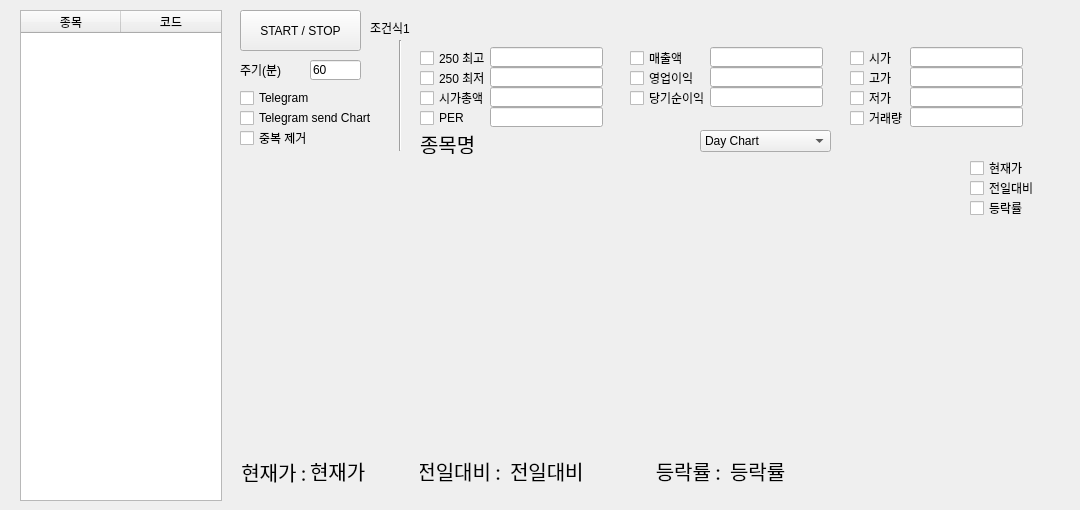
    <widget class="QWidget" name="tab_2">
     <attribute name="title">
      <string>조건식1</string>
     </attribute>
     <widget class="QTableWidget" name="tw_con_exp_1">
      <property name="geometry">
       <rect>
        <x>20</x>
        <y>10</y>
        <width>202</width>
        <height>491</height>
       </rect>
      </property>
      <property name="editTriggers">
       <set>QAbstractItemView::AnyKeyPressed|QAbstractItemView::EditKeyPressed</set>
      </property>
      <attribute name="verticalHeaderVisible">
       <bool>false</bool>
      </attribute>
      <column>
       <property name="text">
        <string>종목</string>
       </property>
      </column>
      <column>
       <property name="text">
        <string>코드</string>
       </property>
      </column>
     </widget>
     <widget class="QPushButton" name="pb_con_exp_start_1">
      <property name="geometry">
       <rect>
        <x>240</x>
        <y>10</y>
        <width>121</width>
        <height>41</height>
       </rect>
      </property>
      <property name="text">
       <string>START / STOP</string>
      </property>
     </widget>
     <widget class="QLineEdit" name="le_con_exp_cycle_1">
      <property name="geometry">
       <rect>
        <x>310</x>
        <y>60</y>
        <width>51</width>
        <height>20</height>
       </rect>
      </property>
      <property name="text">
       <string>60</string>
      </property>
     </widget>
     <widget class="QLabel" name="label">
      <property name="geometry">
       <rect>
        <x>240</x>
        <y>60</y>
        <width>56</width>
        <height>20</height>
       </rect>
      </property>
      <property name="text">
       <string>주기(분)</string>
      </property>
     </widget>
     <widget class="QCheckBox" name="cb_con_exp_telegram_1">
      <property name="geometry">
       <rect>
        <x>240</x>
        <y>90</y>
        <width>121</width>
        <height>16</height>
       </rect>
      </property>
      <property name="text">
       <string>Telegram</string>
      </property>
     </widget>
     <widget class="QCheckBox" name="cb_con_exp_chart_1">
      <property name="geometry">
       <rect>
        <x>240</x>
        <y>110</y>
        <width>171</width>
        <height>16</height>
       </rect>
      </property>
      <property name="text">
       <string>Telegram send Chart</string>
      </property>
     </widget>
     <widget class="QLabel" name="lb_con_exp_name_1">
      <property name="geometry">
       <rect>
        <x>370</x>
        <y>20</y>
        <width>151</width>
        <height>16</height>
       </rect>
      </property>
      <property name="sizePolicy">
       <sizepolicy hsizetype="Preferred" vsizetype="Preferred">
        <horstretch>0</horstretch>
        <verstretch>0</verstretch>
       </sizepolicy>
      </property>
      <property name="text">
       <string>조건식1</string>
      </property>
     </widget>
     <widget class="QCheckBox" name="cb_con_exp_overlap_1">
      <property name="geometry">
       <rect>
        <x>240</x>
        <y>130</y>
        <width>121</width>
        <height>16</height>
       </rect>
      </property>
      <property name="text">
       <string>중복 제거</string>
      </property>
     </widget>
     <widget class="QComboBox" name="cb_con_exp_chart_save_1">
      <property name="geometry">
       <rect>
        <x>700</x>
        <y>130</y>
        <width>131</width>
        <height>22</height>
       </rect>
      </property>
      <item>
       <property name="text">
        <string>Day Chart</string>
       </property>
      </item>
      <item>
       <property name="text">
        <string>Week Chart</string>
       </property>
      </item>
      <item>
       <property name="text">
        <string>3 Month Chart</string>
       </property>
      </item>
      <item>
       <property name="text">
        <string>Year Chart</string>
       </property>
      </item>
     </widget>
     <widget class="QLabel" name="lb_con_exp_photo_1">
      <property name="geometry">
       <rect>
        <x>240</x>
        <y>160</y>
        <width>700</width>
        <height>291</height>
       </rect>
      </property>
      <property name="text">
       <string/>
      </property>
     </widget>
     <widget class="QCheckBox" name="cb_con_exp_value0_1">
      <property name="geometry">
       <rect>
        <x>420</x>
        <y>50</y>
        <width>101</width>
        <height>16</height>
       </rect>
      </property>
      <property name="text">
       <string>250 최고</string>
      </property>
     </widget>
     <widget class="QLabel" name="lb_con_exp_stock_name_1">
      <property name="geometry">
       <rect>
        <x>420</x>
        <y>133</y>
        <width>261</width>
        <height>21</height>
       </rect>
      </property>
      <property name="sizePolicy">
       <sizepolicy hsizetype="Preferred" vsizetype="Preferred">
        <horstretch>0</horstretch>
        <verstretch>0</verstretch>
       </sizepolicy>
      </property>
      <property name="font">
       <font>
        <family>행운가득</family>
        <pointsize>15</pointsize>
        <weight>50</weight>
        <bold>false</bold>
       </font>
      </property>
      <property name="text">
       <string>종목명</string>
      </property>
     </widget>
     <widget class="Line" name="line">
      <property name="geometry">
       <rect>
        <x>390</x>
        <y>40</y>
        <width>20</width>
        <height>111</height>
       </rect>
      </property>
      <property name="orientation">
       <enum>Qt::Vertical</enum>
      </property>
     </widget>
     <widget class="QCheckBox" name="cb_con_exp_value1_1">
      <property name="geometry">
       <rect>
        <x>420</x>
        <y>70</y>
        <width>101</width>
        <height>16</height>
       </rect>
      </property>
      <property name="text">
       <string>250 최저</string>
      </property>
     </widget>
     <widget class="QCheckBox" name="cb_con_exp_value2_1">
      <property name="geometry">
       <rect>
        <x>420</x>
        <y>90</y>
        <width>101</width>
        <height>16</height>
       </rect>
      </property>
      <property name="text">
       <string>시가총액</string>
      </property>
     </widget>
     <widget class="QCheckBox" name="cb_con_exp_value3_1">
      <property name="geometry">
       <rect>
        <x>420</x>
        <y>110</y>
        <width>101</width>
        <height>16</height>
       </rect>
      </property>
      <property name="text">
       <string>PER</string>
      </property>
     </widget>
     <widget class="QCheckBox" name="cb_con_exp_value4_1">
      <property name="geometry">
       <rect>
        <x>630</x>
        <y>50</y>
        <width>101</width>
        <height>16</height>
       </rect>
      </property>
      <property name="text">
       <string>매출액</string>
      </property>
     </widget>
     <widget class="QCheckBox" name="cb_con_exp_value5_1">
      <property name="geometry">
       <rect>
        <x>630</x>
        <y>70</y>
        <width>101</width>
        <height>16</height>
       </rect>
      </property>
      <property name="text">
       <string>영업이익</string>
      </property>
     </widget>
     <widget class="QCheckBox" name="cb_con_exp_value6_1">
      <property name="geometry">
       <rect>
        <x>630</x>
        <y>90</y>
        <width>101</width>
        <height>16</height>
       </rect>
      </property>
      <property name="text">
       <string>당기순이익</string>
      </property>
     </widget>
     <widget class="QCheckBox" name="cb_con_exp_value7_1">
      <property name="geometry">
       <rect>
        <x>850</x>
        <y>50</y>
        <width>101</width>
        <height>16</height>
       </rect>
      </property>
      <property name="text">
       <string>시가</string>
      </property>
     </widget>
     <widget class="QLineEdit" name="le_con_exp_value0_1">
      <property name="geometry">
       <rect>
        <x>490</x>
        <y>47</y>
        <width>113</width>
        <height>20</height>
       </rect>
      </property>
     </widget>
     <widget class="QLineEdit" name="le_con_exp_value1_1">
      <property name="geometry">
       <rect>
        <x>490</x>
        <y>67</y>
        <width>113</width>
        <height>20</height>
       </rect>
      </property>
     </widget>
     <widget class="QLineEdit" name="le_con_exp_value2_1">
      <property name="geometry">
       <rect>
        <x>490</x>
        <y>87</y>
        <width>113</width>
        <height>20</height>
       </rect>
      </property>
     </widget>
     <widget class="QLineEdit" name="le_con_exp_value3_1">
      <property name="geometry">
       <rect>
        <x>490</x>
        <y>107</y>
        <width>113</width>
        <height>20</height>
       </rect>
      </property>
     </widget>
     <widget class="QLineEdit" name="le_con_exp_value4_1">
      <property name="geometry">
       <rect>
        <x>710</x>
        <y>47</y>
        <width>113</width>
        <height>20</height>
       </rect>
      </property>
     </widget>
     <widget class="QLineEdit" name="le_con_exp_value5_1">
      <property name="geometry">
       <rect>
        <x>710</x>
        <y>67</y>
        <width>113</width>
        <height>20</height>
       </rect>
      </property>
     </widget>
     <widget class="QLineEdit" name="le_con_exp_value6_1">
      <property name="geometry">
       <rect>
        <x>710</x>
        <y>87</y>
        <width>113</width>
        <height>20</height>
       </rect>
      </property>
     </widget>
     <widget class="QCheckBox" name="cb_con_exp_value8_1">
      <property name="geometry">
       <rect>
        <x>850</x>
        <y>70</y>
        <width>101</width>
        <height>16</height>
       </rect>
      </property>
      <property name="text">
       <string>고가</string>
      </property>
     </widget>
     <widget class="QCheckBox" name="cb_con_exp_value9_1">
      <property name="geometry">
       <rect>
        <x>850</x>
        <y>90</y>
        <width>101</width>
        <height>16</height>
       </rect>
      </property>
      <property name="text">
       <string>저가</string>
      </property>
     </widget>
     <widget class="QCheckBox" name="cb_con_exp_value10_1">
      <property name="geometry">
       <rect>
        <x>970</x>
        <y>160</y>
        <width>101</width>
        <height>16</height>
       </rect>
      </property>
      <property name="text">
       <string>현재가</string>
      </property>
     </widget>
     <widget class="QCheckBox" name="cb_con_exp_value11_1">
      <property name="geometry">
       <rect>
        <x>970</x>
        <y>180</y>
        <width>101</width>
        <height>16</height>
       </rect>
      </property>
      <property name="text">
       <string>전일대비</string>
      </property>
     </widget>
     <widget class="QCheckBox" name="cb_con_exp_value12_1">
      <property name="geometry">
       <rect>
        <x>970</x>
        <y>200</y>
        <width>101</width>
        <height>16</height>
       </rect>
      </property>
      <property name="text">
       <string>등락률</string>
      </property>
     </widget>
     <widget class="QCheckBox" name="cb_con_exp_value13_1">
      <property name="geometry">
       <rect>
        <x>850</x>
        <y>110</y>
        <width>101</width>
        <height>16</height>
       </rect>
      </property>
      <property name="text">
       <string>거래량</string>
      </property>
     </widget>
     <widget class="QLineEdit" name="le_con_exp_value8_1">
      <property name="geometry">
       <rect>
        <x>910</x>
        <y>67</y>
        <width>113</width>
        <height>20</height>
       </rect>
      </property>
     </widget>
     <widget class="QLineEdit" name="le_con_exp_value7_1">
      <property name="geometry">
       <rect>
        <x>910</x>
        <y>47</y>
        <width>113</width>
        <height>20</height>
       </rect>
      </property>
     </widget>
     <widget class="QLineEdit" name="le_con_exp_value9_1">
      <property name="geometry">
       <rect>
        <x>910</x>
        <y>87</y>
        <width>113</width>
        <height>20</height>
       </rect>
      </property>
     </widget>
     <widget class="QLineEdit" name="le_con_exp_value13_1">
      <property name="geometry">
       <rect>
        <x>910</x>
        <y>107</y>
        <width>113</width>
        <height>20</height>
       </rect>
      </property>
     </widget>
     <widget class="QLabel" name="lb_con_exp_now_1">
      <property name="geometry">
       <rect>
        <x>310</x>
        <y>450</y>
        <width>91</width>
        <height>41</height>
       </rect>
      </property>
      <property name="sizePolicy">
       <sizepolicy hsizetype="Preferred" vsizetype="Preferred">
        <horstretch>0</horstretch>
        <verstretch>0</verstretch>
       </sizepolicy>
      </property>
      <property name="font">
       <font>
        <family>행운가득</family>
        <pointsize>15</pointsize>
        <weight>50</weight>
        <bold>false</bold>
       </font>
      </property>
      <property name="text">
       <string>현재가</string>
      </property>
     </widget>
     <widget class="QLabel" name="lb_con_exp_yest_1">
      <property name="geometry">
       <rect>
        <x>510</x>
        <y>450</y>
        <width>121</width>
        <height>41</height>
       </rect>
      </property>
      <property name="sizePolicy">
       <sizepolicy hsizetype="Preferred" vsizetype="Preferred">
        <horstretch>0</horstretch>
        <verstretch>0</verstretch>
       </sizepolicy>
      </property>
      <property name="font">
       <font>
        <family>행운가득</family>
        <pointsize>15</pointsize>
        <weight>50</weight>
        <bold>false</bold>
       </font>
      </property>
      <property name="text">
       <string>전일대비</string>
      </property>
     </widget>
     <widget class="QLabel" name="lb_con_exp_rate_1">
      <property name="geometry">
       <rect>
        <x>730</x>
        <y>450</y>
        <width>121</width>
        <height>41</height>
       </rect>
      </property>
      <property name="sizePolicy">
       <sizepolicy hsizetype="Preferred" vsizetype="Preferred">
        <horstretch>0</horstretch>
        <verstretch>0</verstretch>
       </sizepolicy>
      </property>
      <property name="font">
       <font>
        <family>행운가득</family>
        <pointsize>15</pointsize>
        <weight>50</weight>
        <bold>false</bold>
       </font>
      </property>
      <property name="text">
       <string>등락률</string>
      </property>
     </widget>
     <widget class="QLabel" name="label_8">
      <property name="geometry">
       <rect>
        <x>240</x>
        <y>451</y>
        <width>71</width>
        <height>41</height>
       </rect>
      </property>
      <property name="font">
       <font>
        <family>행운가득</family>
        <pointsize>15</pointsize>
       </font>
      </property>
      <property name="text">
       <string>현재가 : </string>
      </property>
      <property name="alignment">
       <set>Qt::AlignRight|Qt::AlignTrailing|Qt::AlignVCenter</set>
      </property>
     </widget>
     <widget class="QLabel" name="label_9">
      <property name="geometry">
       <rect>
        <x>420</x>
        <y>450</y>
        <width>81</width>
        <height>41</height>
       </rect>
      </property>
      <property name="font">
       <font>
        <family>행운가득</family>
        <pointsize>15</pointsize>
       </font>
      </property>
      <property name="text">
       <string>전일대비 :</string>
      </property>
      <property name="alignment">
       <set>Qt::AlignRight|Qt::AlignTrailing|Qt::AlignVCenter</set>
      </property>
     </widget>
     <widget class="QLabel" name="label_10">
      <property name="geometry">
       <rect>
        <x>640</x>
        <y>450</y>
        <width>81</width>
        <height>41</height>
       </rect>
      </property>
      <property name="font">
       <font>
        <family>행운가득</family>
        <pointsize>15</pointsize>
       </font>
      </property>
      <property name="text">
       <string>등락률 :</string>
      </property>
      <property name="alignment">
       <set>Qt::AlignRight|Qt::AlignTrailing|Qt::AlignVCenter</set>
      </property>
     </widget>
    </widget>
